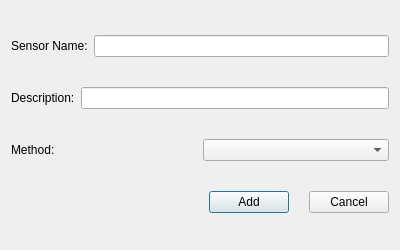
<?xml version="1.0" encoding="UTF-8"?>
<ui version="4.0">
 <class>SensorAddWindow</class>
 <widget class="QDialog" name="SensorAddWindow">
  <property name="geometry">
   <rect>
    <x>0</x>
    <y>0</y>
    <width>400</width>
    <height>250</height>
   </rect>
  </property>
  <property name="windowTitle">
   <string>Add New Sensor</string>
  </property>
  <layout class="QVBoxLayout" name="verticalLayout">
   <item>
    <layout class="QHBoxLayout" name="horizontalLayout_name">
     <item>
      <widget class="QLabel" name="label_name">
       <property name="text">
        <string>Sensor Name:</string>
       </property>
      </widget>
     </item>
     <item>
      <widget class="QLineEdit" name="lineEdit_name"/>
     </item>
    </layout>
   </item>
   <item>
    <layout class="QHBoxLayout" name="horizontalLayout_description">
     <item>
      <widget class="QLabel" name="label_description">
       <property name="text">
        <string>Description:</string>
       </property>
      </widget>
     </item>
     <item>
      <widget class="QLineEdit" name="lineEdit_description"/>
     </item>
    </layout>
   </item>
   <item>
    <layout class="QHBoxLayout" name="horizontalLayout_method">
     <item>
      <widget class="QLabel" name="label_method">
       <property name="text">
        <string>Method:</string>
       </property>
      </widget>
     </item>
     <item>
      <widget class="QComboBox" name="comboBox_method"/>
     </item>
    </layout>
   </item>
   <item>
    <layout class="QHBoxLayout" name="horizontalLayout_buttons">
     <property name="spacing">
      <number>20</number>
     </property>
     <item>
      <spacer name="horizontalSpacer">
       <property name="orientation">
        <enum>Qt::Horizontal</enum>
       </property>
       <property name="sizeType">
        <enum>QSizePolicy::Expanding</enum>
       </property>
       <property name="sizeHint" stdset="0">
        <size>
         <width>40</width>
         <height>20</height>
        </size>
       </property>
      </spacer>
     </item>
     <item>
      <widget class="QPushButton" name="pushButton_add">
       <property name="text">
        <string>Add</string>
       </property>
      </widget>
     </item>
     <item>
      <widget class="QPushButton" name="pushButton_cancel">
       <property name="text">
        <string>Cancel</string>
       </property>
      </widget>
     </item>
    </layout>
   </item>
  </layout>
 </widget>
 <resources/>
 <connections/>
</ui>
